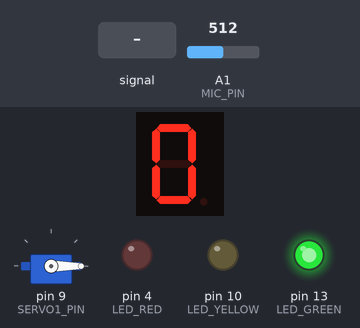
Bench run of a sketch on a simulated Arduino Uno, built with avr-gcc and run on an emulated ATmega328P. On the bench: 1-digit seven-segment display, servo, output pins drawn as LEDs (lit = HIGH). Wiring (inferred from the names in the program): 1-digit 7-segment display, segments lit when HIGH: segments pin 2, pin 3, pin 5, pin 6, pin 7, pin 8, pin 11, pin 12. The inputs (shaded band) are chosen by the test bench; at power-on: A1 (MIC_PIN) = 512. The segment pins are drawn as the display they are named for; pins used as bus, display or sensor lines are not drawn; what the sketch prints to the serial monitor is not drawn.

Above: at 1.3 s.
1.4 s: A1 (MIC_PIN) fed a 200 Hz sine of ±81 counts around its level
At 2.3 s:
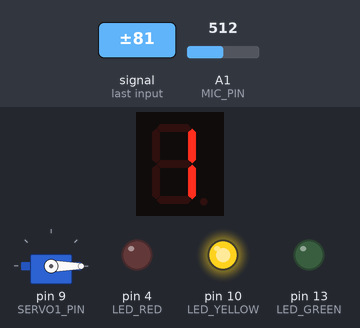
3.5 s: A1 (MIC_PIN) fed a 1000 Hz sine of ±255 counts around its level
At 5.0 s:
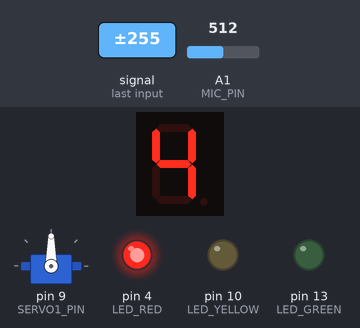
7.0 s: A1 (MIC_PIN) set to 716
At 7.3 s:
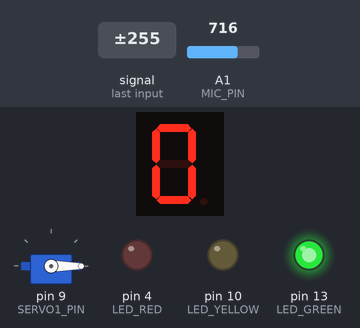
Timing chart, 0 to 9.5 s (numbered marks = the images above; inputs shaded):
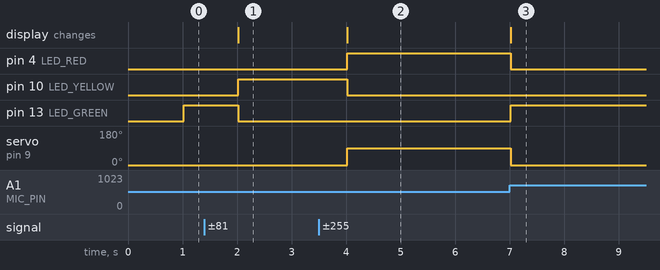

Measured:
- after the input at 1.4 s, pin 10 (LED_YELLOW): LOW → HIGH after 0.62 s; pin 13 (LED_GREEN): HIGH → LOW after 0.62 s; the display: changes after 0.62 s (image 1)
- after the input at 3.5 s, pin 4 (LED_RED): LOW → HIGH after 0.52 s; pin 10 (LED_YELLOW): HIGH → LOW after 0.52 s; servo on pin 9 (SERVO1_PIN): 0° → 90° after 0.52 s; the display: changes after 0.52 s (image 2)
- after the input at 7.0 s, pin 4 (LED_RED): HIGH → LOW at once; pin 13 (LED_GREEN): LOW → HIGH at once; servo on pin 9 (SERVO1_PIN): 90° → 0° at once; the display: changes at once (image 3)

The sketch:

soum_monitor.ino
```cpp
#include <Servo.h>

const int MIC_PIN = A1; // BPF 출력
const int LED_RED = 4;
const int LED_GREEN = 13;
const int LED_YELLOW = 10;
const int SERVO1_PIN = 9;


int THRESHOLD1 = 100;
int THRESHOLD2 = 200;
const int SAMPLES = 64;

// 7세그먼트 핀 (A,B,C,D,E,F,G,DP)
const int SEG_A = 2;
const int SEG_B = 3;
const int SEG_C = 5;
const int SEG_D = 6;
const int SEG_E = 7;
const int SEG_F = 8;
const int SEG_G = 11;
const int SEG_DP = 12;

Servo servo1;

unsigned long lastLoopTime = 0;
const unsigned long LOOP_INTERVAL = 1000;

// 공통 캐소드 기준: 1=켜짐, 0=꺼짐 (공통 애노드면 모든 0/1을 반대로 적용)
const byte digitPatterns[10][8] = {
  // A  B  C  D  E  F  G  DP
  {1, 1, 1, 1, 1, 1, 0, 0}, // 0
  {0, 1, 1, 0, 0, 0, 0, 0}, // 1
  {1, 1, 0, 1, 1, 0, 1, 0}, // 2
  {1, 1, 1, 1, 0, 0, 1, 0}, // 3
  {0, 1, 1, 0, 0, 1, 1, 0}, // 4
  {1, 0, 1, 1, 0, 1, 1, 0}, // 5
  {1, 0, 1, 1, 1, 1, 1, 0}, // 6
  {1, 1, 1, 0, 0, 0, 0, 0}, // 7
  {1, 1, 1, 1, 1, 1, 1, 0}, // 8
  {1, 1, 1, 1, 0, 1, 1, 0}  // 9
};

void displayDigit(int d) {
  if (d < 0) d = 0;
  if (d > 9) d = 9;
  digitalWrite(SEG_A, digitPatterns[d][0]);
  digitalWrite(SEG_B, digitPatterns[d][1]);
  digitalWrite(SEG_C, digitPatterns[d][2]);
  digitalWrite(SEG_D, digitPatterns[d][3]);
  digitalWrite(SEG_E, digitPatterns[d][4]);
  digitalWrite(SEG_F, digitPatterns[d][5]);
  digitalWrite(SEG_G, digitPatterns[d][6]);
  digitalWrite(SEG_DP, digitPatterns[d][7]);
}

void setup() {
  Serial.begin(115200); // 통신 속도 115200 확인!
  pinMode(LED_RED, OUTPUT);
  pinMode(LED_GREEN, OUTPUT);
  pinMode(LED_YELLOW, OUTPUT);
  pinMode(SEG_A, OUTPUT);
  pinMode(SEG_B, OUTPUT);
  pinMode(SEG_C, OUTPUT);
  pinMode(SEG_D, OUTPUT);
  pinMode(SEG_E, OUTPUT);
  pinMode(SEG_F, OUTPUT);
  pinMode(SEG_G, OUTPUT);
  pinMode(SEG_DP, OUTPUT);

  servo1.attach(SERVO1_PIN);


  servo1.write(0);
  digitalWrite(LED_RED, LOW);
  digitalWrite(LED_GREEN, LOW);
  digitalWrite(LED_YELLOW, LOW);
  displayDigit(0);
  delay(100);

  Serial.println("=== BPF 연결 소음 테스트 ===");
  Serial.println("형식: Max값 | 상태");
}

void loop() {
  // --------------------------------------------------
  // [추가됨] 파이썬에서 새 임계값 받아오기
  // --------------------------------------------------
  if (Serial.available() > 0) {
    int newT1 = Serial.parseInt();
    int newT2 = Serial.parseInt();

    delay(10);
    while (Serial.available() > 0) {
      Serial.read();
    }

    if (newT1 > 0 && newT2 > 0) {
      THRESHOLD1 = newT1;
      THRESHOLD2 = newT2;
      Serial.print("임계값 변경 완료 -> 경고 1: ");
      Serial.print(THRESHOLD1);
      Serial.print(", 경고2 : ");
      Serial.println(THRESHOLD2);
    }
  }

  // --------------------------------------------------
  // 기존 소리 측정 및 동작 코드
  // --------------------------------------------------
  if (millis() - lastLoopTime >= LOOP_INTERVAL) {
    lastLoopTime = millis();

    int maxVal = 0;
    int minVal = 1023;

    for (int i = 0; i < SAMPLES; i++) {
      int val = analogRead(MIC_PIN);
      if (val > maxVal) maxVal = val;
      if (val < minVal) minVal = val;
      delayMicroseconds(200);
    }

    int peakToPeak = maxVal - minVal;

    Serial.print("P2P: ");
    Serial.print(peakToPeak);
    Serial.print(" | Max: ");
    Serial.print(maxVal);
    Serial.print(" | Min: ");
    Serial.print(minVal);

    if (peakToPeak > THRESHOLD2) { // 이제 업데이트된 THRESHOLD 값과 비교됨!
      digitalWrite(LED_RED, HIGH);
      digitalWrite(LED_GREEN, LOW);
      digitalWrite(LED_YELLOW, LOW);
      servo1.write(90);
      Serial.println(" | 경고!");
    }
    else if( peakToPeak > THRESHOLD1) {
      digitalWrite(LED_GREEN, LOW);
      digitalWrite(LED_RED, LOW);
      digitalWrite(LED_YELLOW, HIGH);
      servo1.write(0);
      Serial.println(" | 경고!");
    }
    else{
      digitalWrite(LED_GREEN, HIGH);
      digitalWrite(LED_RED, LOW);
      digitalWrite(LED_YELLOW, LOW);
      servo1.write(0);
      Serial.println(" | 조용");
    }

    int level = map(peakToPeak, 0, 1023, 0, 9); // 0~9 단계로 압축해서 표시
    displayDigit(level);
  }
}
```
